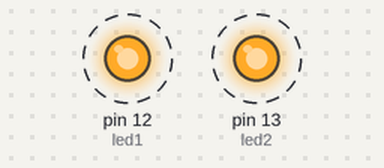
Bench run of a sketch on a simulated Arduino Uno, built with avr-gcc and run on an emulated ATmega328P. Shown: output pins drawn as LEDs (lit = HIGH). Dashed ring = blinking.

Above: at 0.02 s.
Timing chart, 0 to 3.0 s (numbered marks = the images above):
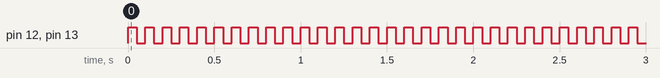

Measured:
- by itself, pin 12 (led1), pin 13 (led2): alternates HIGH for 0.05 s and LOW for 0.05 s

The sketch:

sketch_nov30c.ino
```cpp
int led1=12;
int led2=13;

void setup() {
  pinMode(led1, OUTPUT);
  pinMode(led2, OUTPUT);
}

void loop() {
  // put your main code here, to run repeatedly:
    digitalWrite(led1, HIGH);
    digitalWrite(led2, HIGH);
    delay(50);
    digitalWrite(led1, LOW);
    digitalWrite(led2, LOW);
    delay (50);

}
```
